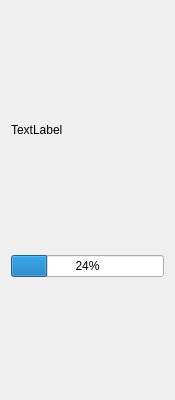
<?xml version="1.0" encoding="UTF-8"?>
<ui version="4.0">
 <class>Form</class>
 <widget class="QWidget" name="Form">
  <property name="geometry">
   <rect>
    <x>0</x>
    <y>0</y>
    <width>175</width>
    <height>400</height>
   </rect>
  </property>
  <property name="sizePolicy">
   <sizepolicy hsizetype="Expanding" vsizetype="Expanding">
    <horstretch>0</horstretch>
    <verstretch>0</verstretch>
   </sizepolicy>
  </property>
  <property name="windowTitle">
   <string>Form</string>
  </property>
  <layout class="QGridLayout" name="gridLayout">
   <item row="0" column="0">
    <layout class="QVBoxLayout" name="verticalLayout">
     <item>
      <spacer name="verticalSpacer_3">
       <property name="orientation">
        <enum>Qt::Orientation::Vertical</enum>
       </property>
       <property name="sizeHint" stdset="0">
        <size>
         <width>20</width>
         <height>40</height>
        </size>
       </property>
      </spacer>
     </item>
     <item>
      <widget class="QLabel" name="label_bpm">
       <property name="text">
        <string>TextLabel</string>
       </property>
      </widget>
     </item>
     <item>
      <spacer name="verticalSpacer_2">
       <property name="orientation">
        <enum>Qt::Orientation::Vertical</enum>
       </property>
       <property name="sizeHint" stdset="0">
        <size>
         <width>20</width>
         <height>40</height>
        </size>
       </property>
      </spacer>
     </item>
     <item>
      <widget class="QProgressBar" name="progressBar_recording">
       <property name="value">
        <number>24</number>
       </property>
      </widget>
     </item>
     <item>
      <spacer name="verticalSpacer">
       <property name="orientation">
        <enum>Qt::Orientation::Vertical</enum>
       </property>
       <property name="sizeHint" stdset="0">
        <size>
         <width>20</width>
         <height>40</height>
        </size>
       </property>
      </spacer>
     </item>
    </layout>
   </item>
  </layout>
 </widget>
 <resources/>
 <connections/>
</ui>
